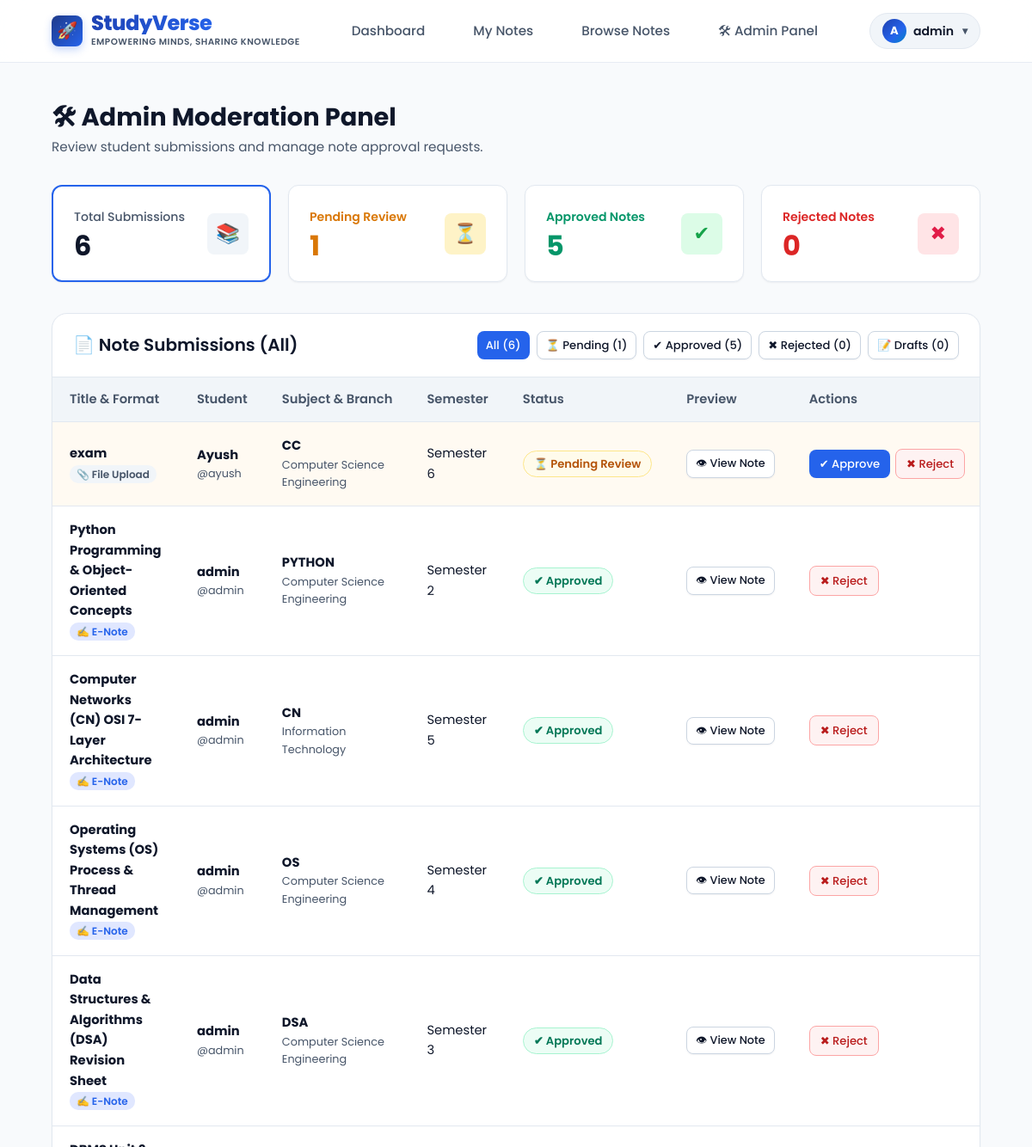
The page /notes/admin-dashboard/ (signed in, upper part) on the database as committed earlier.
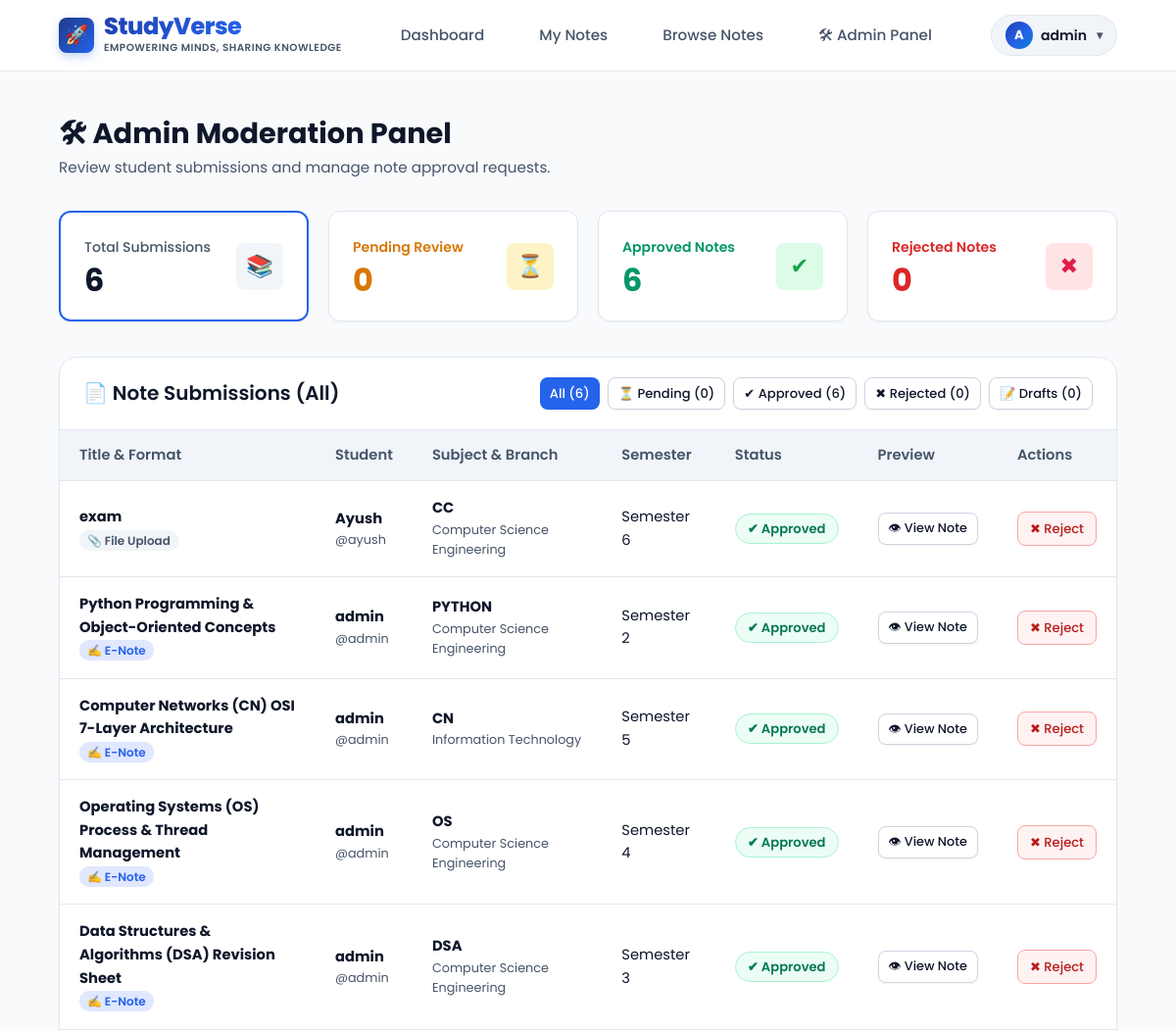
The same page on the database as committed later.
### notes/models.py (models this page shows, shortened)
class Note(models.Model):
    STATUS_CHOICES = [
        ("Draft", "Draft"),
        ("Pending", "Pending"),
        ("Approved", "Approved"),
        ("Rejected", "Rejected"),
    ]
    SUBJECT_CHOICES = [
        ('DBMS', 'DBMS'),
        ('OS', 'Operating System'),
        ('CN', 'Computer Networks'),
        ('CC', 'Cloud Computing'),
        ('DSA', 'Data Structures'),
        ('JAVA', 'Java'),
        ('PYTHON', 'Python'),
        ('MATH', 'Mathematics'),
        ('OTHER', 'Other'),
    ]
    BRANCH_CHOICES = [
        ('CSE', 'Computer Science Engineering'),
        ('IT', 'Information Technology'),
        ('ECE', 'Electronics & Comm.'),
        ('ME', 'Mechanical Engineering'),
        ('CIVIL', 'Civil Engineering'),
        ('BCA_MCA', 'BCA / MCA'),
        ('COMMERCE', 'Commerce & Business'),
        ('OTHER', 'General / Other'),
    ]
    title = models.CharField(max_length=200)
    subject = models.CharField(max_length=50, choices=SUBJECT_CHOICES)
    branch = models.CharField(max_length=50, choices=BRANCH_CHOICES, default='CSE')
    semester = models.IntegerField()
    description = models.TextField(blank=True)
    content = models.TextField(blank=True, help_text="Rich text or markdown content for online created e-notes")
    drawing_data = models.TextField(blank=True, help_text="Base64 canvas drawing image data")
    is_online_note = models.BooleanField(default=False)
    file = models.FileField(upload_to='notes/', blank=True, null=True)
    uploaded_by = models.ForeignKey(User, on_delete=models.CASCADE)
    uploaded_at = models.DateTimeField(auto_now_add=True)
    downloads = models.IntegerField(default=0)
    views = models.IntegerField(default=0)
    likes = models.ManyToManyField(User, related_name='liked_notes', blank=True)
    status = models.CharField(
        max_length=20,
        choices=STATUS_CHOICES,
        default="Pending"
    )

### notes/views.py (the view)
# urls.py: path("admin-dashboard/", views.admin_dashboard, name="admin_dashboard"),
@staff_member_required
def admin_dashboard(request):
    status_filter = request.GET.get('status', 'all')
    notes = Note.objects.all().order_by("-uploaded_at")
    if status_filter in ['Pending', 'Approved', 'Rejected', 'Draft']:
        notes = notes.filter(status=status_filter)
    context = {
        "notes": notes,
        "selected_status": status_filter,
        "total_count": Note.objects.count(),
        "pending": Note.objects.filter(status="Pending").count(),
        "approved": Note.objects.filter(status="Approved").count(),
        "rejected": Note.objects.filter(status="Rejected").count(),
        "draft": Note.objects.filter(status="Draft").count(),
    }
    return render(request, "notes/admin_dashboard.html", context)

### templates/notes/admin_dashboard.html (shortened to what the changed rows need)
{% extends "base.html" %}
{% block content %}
<div class="dashboard-wrapper">
    <div class="dashboard-header">
        <div>
            <h1>🛠 Admin Moderation Panel</h1>
        </div>
    </div>
    <div class="dashboard-cards-grid">
        <a href="{% url 'admin_dashboard' %}?status=all" class="stat-card" style="text-decoration:none; border: {% if selected_status == 'all' %}2px solid var(--primary){% else %}1px solid var(--border-light){% endif %};">
            <div class="stat-info">
                <h2>{{ total_count }}</h2>
            </div>
        </a>
        <a href="{% url 'admin_dashboard' %}?status=Pending" class="stat-card" style="text-decoration:none; border: {% if selected_status == 'Pending' %}2px solid #f59e0b{% else %}1px solid var(--border-light){% endif %};">
            <div class="stat-info">
                <span style="color:#d97706; font-weight:600;">Pending Review</span>
                <h2 style="color:#d97706;">{{ pending }}</h2>
            </div>
        </a>
        <a href="{% url 'admin_dashboard' %}?status=Approved" class="stat-card" style="text-decoration:none; border: {% if selected_status == 'Approved' %}2px solid #10b981{% else %}1px solid var(--border-light){% endif %};">
            <div class="stat-info">
                <span style="color:#059669; font-weight:600;">Approved Notes</span>
                <h2 style="color:#059669;">{{ approved }}</h2>
            </div>
        </a>
        <a href="{% url 'admin_dashboard' %}?status=Rejected" class="stat-card" style="text-decoration:none; border: {% if selected_status == 'Rejected' %}2px solid #ef4444{% else %}1px solid var(--border-light){% endif %};">
            <div class="stat-info">
                <h2 style="color:#dc2626;">{{ rejected }}</h2>
            </div>
        </a>
    </div>
    <div class="content-card">
        <div class="content-card-header" style="display:flex; justify-content:space-between; align-items:center; flex-wrap:wrap; gap:16px;">
            <h2>📄 Note Submissions ({% if selected_status == 'all' %}All{% else %}{{ selected_status }}{% endif %})</h2>
            <div style="display:flex; gap:8px; flex-wrap:wrap;">
                <a href="{% url 'admin_dashboard' %}?status=all" class="btn-sm {% if selected_status == 'all' %}btn-sm-primary{% else %}btn-secondary{% endif %}" style="font-size:0.82rem;">
                    All ({{ total_count }})
                </a>
                <a href="{% url 'admin_dashboard' %}?status=Pending" class="btn-sm {% if selected_status == 'Pending' %}btn-sm-primary{% else %}btn-secondary{% endif %}" style="font-size:0.82rem;">
                    ⏳ Pending ({{ pending }})
                </a>
                <a href="{% url 'admin_dashboard' %}?status=Approved" class="btn-sm {% if selected_status == 'Approved' %}btn-sm-primary{% else %}btn-secondary{% endif %}" style="font-size:0.82rem;">
                    ✔ Approved ({{ approved }})
                </a>
                <a href="{% url 'admin_dashboard' %}?status=Rejected" class="btn-sm {% if selected_status == 'Rejected' %}btn-sm-primary{% else %}btn-secondary{% endif %}" style="font-size:0.82rem;">
                    ✖ Rejected ({{ rejected }})
                </a>
                <a href="{% url 'admin_dashboard' %}?status=Draft" class="btn-sm {% if selected_status == 'Draft' %}btn-sm-primary{% else %}btn-secondary{% endif %}" style="font-size:0.82rem;">
                    📝 Drafts ({{ draft }})
                </a>
            </div>
        </div>
        <div class="table-responsive">
            <table class="modern-table">
                <thead>
                    <tr>
                        <th>Title & Format</th>
                        <th>Student</th>
                        <th>Subject & Branch</th>
                        <th>Semester</th>
                        <th>Status</th>
                        <th>Preview</th>
                        <th>Actions</th>
                    </tr>
                </thead>
                <tbody>
                    {% for note in notes %}
                    <tr style="{% if note.status == 'Pending' %}background:rgba(245, 158, 11, 0.05);{% endif %}">
                        <td>
                            <strong>{{ note.title }}</strong>
                            <div>
                                {% if note.is_online_note %}
                                    <span style="font-size:0.75rem; background:#e0e7ff; color:var(--primary); padding:2px 8px; border-radius:10px; font-weight:600;">✍️ E-Note</span>
                                {% else %}
                                    <span style="font-size:0.75rem; background:#f1f5f9; color:#475569; padding:2px 8px; border-radius:10px; font-weight:600;">📎 File Upload</span>
                                {% endif %}
                            </div>
                        </td>
                        <td>
                            <strong>{{ note.uploaded_by.first_name|default:note.uploaded_by.username }}</strong>
                            <div style="font-size:0.8rem; color:var(--text-muted);">@{{ note.uploaded_by.username }}</div>
                        </td>
                        <td>
                            <strong>{{ note.subject }}</strong>
                            <div style="font-size:0.8rem; color:var(--text-muted);">{{ note.get_branch_display }}</div>
                        </td>
                        <td>Semester {{ note.semester }}</td>
                        <td>
                            {% if note.status == "Approved" %}
                                <span class="status-pill approved">✔ Approved</span>
                            {% elif note.status == "Pending" %}
                                <span class="status-pill pending">⏳ Pending Review</span>
                            {% elif note.status == "Draft" %}
                                <span class="status-pill" style="background:#f1f5f9; color:#64748b;">📝 Draft</span>
                            {% else %}
                                <span class="status-pill rejected">✖ Rejected</span>
                            {% endif %}
                        </td>
                        <td>
                            <a href="{% url 'note_detail' note.id %}" target="_blank" class="btn-sm btn-secondary" style="font-size:0.8rem; white-space:nowrap;">
                                👁 View Note
                            </a>
                        </td>
                        <td>
                            <div class="action-group" style="flex-wrap:nowrap;">
                                {% if note.status != "Approved" %}
                                    <a href="{% url 'approve_note' note.id %}" class="btn-sm btn-sm-primary" style="white-space:nowrap; padding:6px 12px; font-size:0.82rem;">
                                        ✔ Approve
                                    </a>
                                {% endif %}
                                {% if note.status != "Rejected" %}
                                    <a href="{% url 'reject_note' note.id %}" class="btn-sm btn-sm-danger" style="white-space:nowrap; padding:6px 12px; font-size:0.82rem;">
                                        ✖ Reject
                                    </a>
                                {% endif %}
                            </div>
                        </td>
                    </tr>
                    {% endfor %}
                </tbody>
            </table>
        </div>
    </div>
</div>
{% endblock %}

Rows that differ between the two databases and show on the page:
changed Note "exam": status "⏳ Pending Review ✔ Approve" → "✔ Approved"
Other text that changed with them:
{{ pending }}: "1" → "0"
{{ approved }}: "5" → "6"
